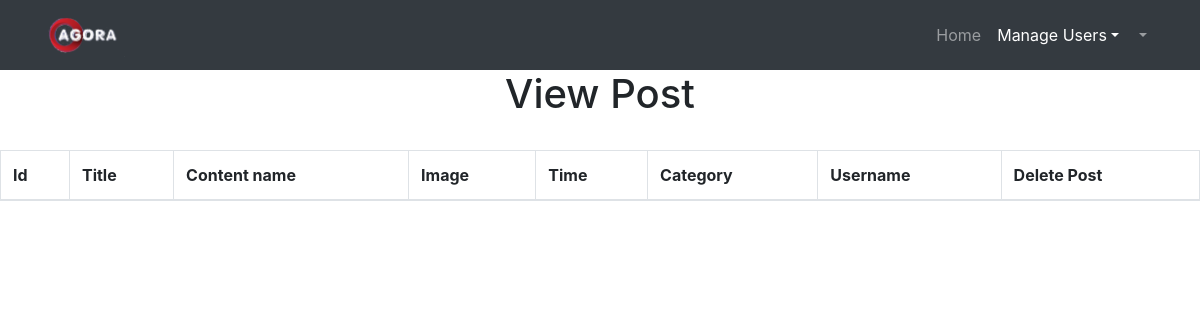
Page /view_userpost.php on the earlier database version.
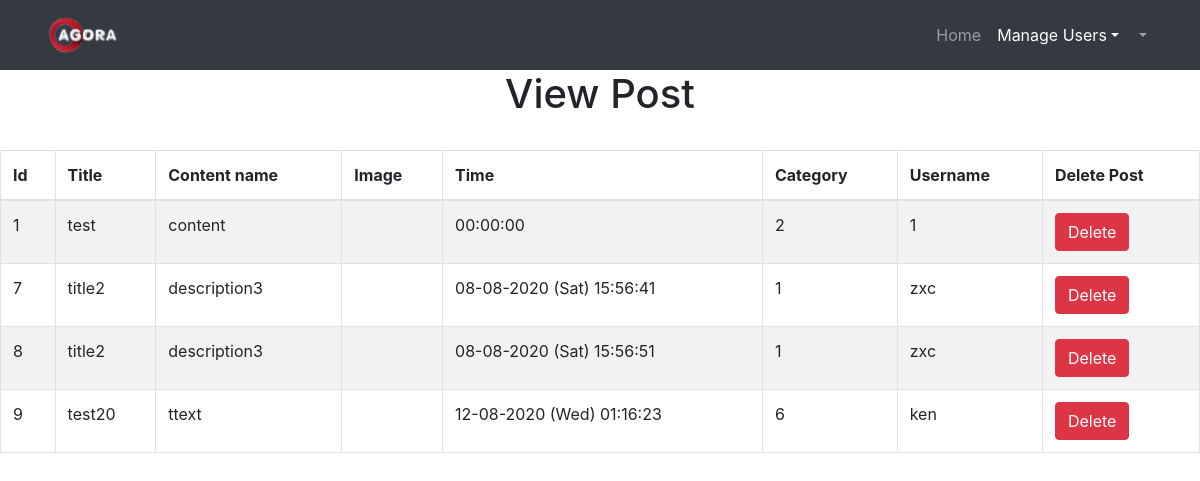
Same page on the later database version.
### tables this page shows
CREATE TABLE `tbl_post` (
  `post_id` int(11) NOT NULL,
  `post_title` varchar(20) NOT NULL,
  `post_content` varchar(50) NOT NULL,
  `post_image` varchar(50) DEFAULT NULL,
  `post_time` varchar(30) NOT NULL,
  `cat_id` int(20) NOT NULL,
  `user_name` varchar(30) NOT NULL,
  `post_upvote` int(20) NOT NULL DEFAULT 1,
  `post_downvote` int(20) NOT NULL DEFAULT 1
);

### public_html/view_userpost.php (the view, shortened to what this page needs)
<?php
$admin_name=$_SESSION['admin_name'];
?>
<!DOCTYPE html>
<html lang="en">
<head>
  <link href="vendor/bootstrap/css/bootstrap.min.css" rel="stylesheet">
</head>
<body>
 <nav class="navbar navbar-expand-lg navbar-dark bg-dark static-top">
    <div class="container">
    <a class="navbar-brand" href="admin_home.php"><img src="img/logo/agora.png" alt="logo" style="width:80px"></a>
      <div class="collapse navbar-collapse" id="navbarResponsive">
        <ul class="navbar-nav ml-auto">
        <li class="nav-item">
            <a class="nav-link" href="admin_home.php">Home
            </a>
          </li>
          <li class="nav-item dropdown active">
        <a class="nav-link dropdown-toggle" href="#" id="navbarDropdown" role="button" data-toggle="dropdown" aria-haspopup="true" aria-expanded="false">
        Manage Users</a>
      </li>
          <li class="nav-item dropdown">
        <a class="nav-link dropdown-toggle" href="#" id="navbarDropdown" role="button" data-toggle="dropdown" aria-haspopup="true" aria-expanded="false">
        <?php echo $admin_name;?></a>
      </li>
        </ul>
      </div>
    </div>
  </nav>
  <div class="table-scrol">
    <h1 align="center">View Post</h1>
    <table class="table table-bordered table-hover table-striped" style="table-layout: auto">
        <thead>
        <tr>
            <th>Id</th>
            <th>Title</th>
            <th>Content name</th>
            <th>Image</th>
            <th>Time</th>
            <th>Category</th>
            <th>Username</th>
            <th>Delete Post</th>
        </tr>
        </thead>
        <?php
        include("db.php");
        $view_post_query="SELECT * FROM tbl_post";
        $run=mysqli_query($con,$view_post_query);
        while($row=mysqli_fetch_array($run))
        {
            $post_id=$row[0];
            $post_title=$row[1];
            $post_content=$row[2];
            $post_image=$row[3];
            $post_time=$row[4];
            $cat_id=$row[5];
            $user_name=$row[6];
        ?>
        <tr>
            <td><?php echo $post_id;  ?></td>
            <td><?php echo $post_title;  ?></td>
            <td><?php echo  $post_content;  ?></td>
            <td><?php echo $post_image;  ?></td>
            <td><?php echo  $post_time;  ?></td>
            <td><?php echo  $cat_id;  ?></td>
            <td><?php echo  $user_name;  ?></td>
           <td><a href="delete_upost.php?del=<?php echo $post_id ?>"><button class="btn btn-danger">Delete</button></a></td>
        </tr>
        <?php } ?>
    </table>
        </div>
</body>
</html>

Differences in the rows shown:
added tbl_post: post_id "1", post_title "test", post_content "content", post_time "00:00:00", cat "2", user_name "1"
added tbl_post: post_id "7", post_title "title2", post_content "description3", post_time "08-08-2020 (Sat) 15:56:41", cat "1", user_name "zxc"
added tbl_post: post_id "8", post_title "title2", post_content "description3", post_time "08-08-2020 (Sat) 15:56:51", cat "1", user_name "zxc"
added tbl_post: post_id "9", post_title "test20", post_content "ttext", post_time "12-08-2020 (Wed) 01:16:23", cat "6", user_name "ken"
